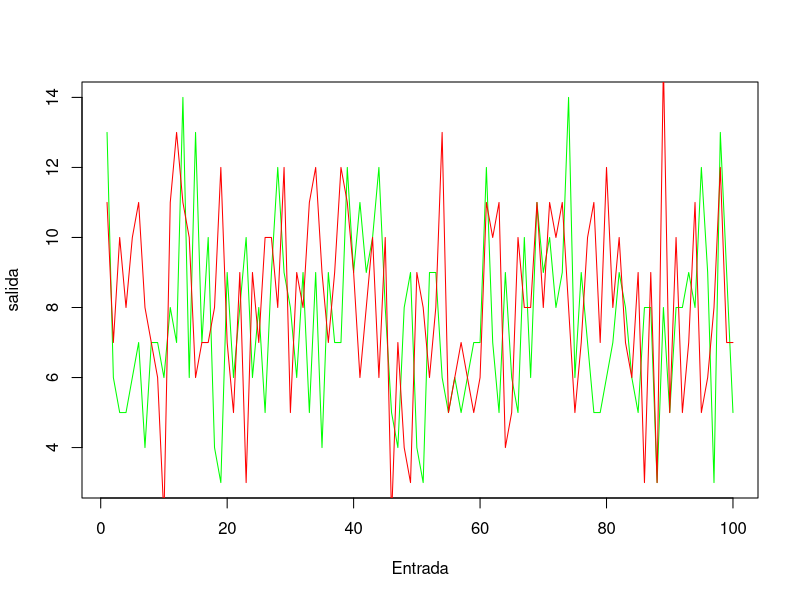

Here is the R script that generated this plot:
df1<-read.csv("datos1.csv")
str(df1)
ModeloA <- df1$ModeloA
ModeloB <- df1$ModeloB

ICalpha<-function(ModeloA, ModeloB, alfa)
{
  n<-length(ModeloA)
  diferencias<-ModeloA-ModeloB
  mediad<-mean(diferencias)
  mediad2<-mean(diferencias^2)
  varianza <- mediad2 - mediad^2
  s<-sqrt(varianza)
  valort<-qt(alfa/2,n-1,lower.tail = F)
  valor<-valort*s/sqrt(n)
  cotaInf<-mediad-valor
  cotaSup<-mediad+valor
  df<-data.frame(cotaInf, cotaSup)
  return(df)
}

IC95 <- ICalpha(ModeloA, ModeloB, 0.05)
print(IC95)
library(stats)
help(t.test)
t95<-t.test(x=ModeloA,y=ModeloB,conf.level=0.95)
print(t95)
library(TeachingDemos)
z95 <- z.test(x=ModeloA, y=ModeloB, stdev=1.58, conf.level = 0.95)


IC99 <- ICalpha(ModeloA, ModeloB, 0.01)
t99 <- t.test(x=ModeloA,y=ModeloB,conf.level=0.99)
z99 <- z.test(x=ModeloA, y=ModeloB, stdev=1.58, conf.level = 0.99)

print("Intervalo de confianza al 95%")

IC95
z95
t95

print("Intervalo de confianza al 99%")

IC99
z99
t99

#SEGUNDA PARTE
dllegada<-read.csv("datosllegada.csv")
dsalida<-read.csv("datossalida.csv")

xentrada <- dllegada$x
xsalida <- dsalida$x

plot(dllegada$X, xentrada, type="l",xlab="Entrada",ylab="salida",col="green")
lines(dllegada$X, xsalida, col="red" )

tasaDeLlegadas <- sum(dllegada$x)/100
print(tasaDeLlegadas)

Productividad <- sum(dsalida$x)/100
print(Productividad)

media <- mean(xentrada)
print(media)

print(media == 3.7) #Los datos no estan de acuerdo con el señor

equi<-abs(xentrada-xsalida)/xsalida
length(which(equi == 0)) #Tenemos 11 que cumplen la hipotesis del flujo equilibrado
